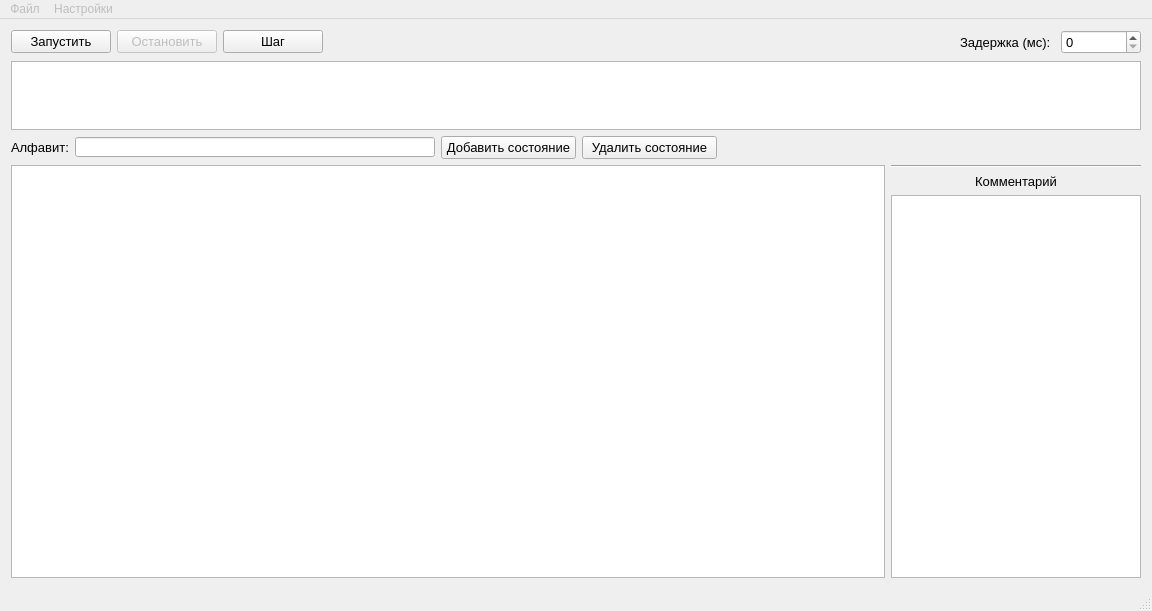
<?xml version="1.0" encoding="UTF-8"?>
<ui version="4.0">
 <class>MainWindow</class>
 <widget class="QMainWindow" name="MainWindow">
  <property name="geometry">
   <rect>
    <x>0</x>
    <y>0</y>
    <width>1152</width>
    <height>611</height>
   </rect>
  </property>
  <property name="minimumSize">
   <size>
    <width>700</width>
    <height>300</height>
   </size>
  </property>
  <property name="windowTitle">
   <string>MainWindow</string>
  </property>
  <widget class="QWidget" name="centralWidget">
   <layout class="QVBoxLayout" name="verticalLayout_2" stretch="0,0,0,0">
    <item>
     <layout class="QHBoxLayout" name="horizontalLayout_2">
      <item>
       <widget class="QPushButton" name="start">
        <property name="enabled">
         <bool>true</bool>
        </property>
        <property name="minimumSize">
         <size>
          <width>100</width>
          <height>0</height>
         </size>
        </property>
        <property name="font">
         <font>
          <pointsize>10</pointsize>
         </font>
        </property>
        <property name="text">
         <string>Запустить</string>
        </property>
       </widget>
      </item>
      <item>
       <widget class="QPushButton" name="stop">
        <property name="enabled">
         <bool>false</bool>
        </property>
        <property name="minimumSize">
         <size>
          <width>100</width>
          <height>0</height>
         </size>
        </property>
        <property name="font">
         <font>
          <pointsize>10</pointsize>
         </font>
        </property>
        <property name="text">
         <string>Остановить</string>
        </property>
       </widget>
      </item>
      <item>
       <widget class="QPushButton" name="step">
        <property name="minimumSize">
         <size>
          <width>100</width>
          <height>0</height>
         </size>
        </property>
        <property name="font">
         <font>
          <pointsize>10</pointsize>
         </font>
        </property>
        <property name="text">
         <string>Шаг</string>
        </property>
       </widget>
      </item>
      <item>
       <spacer name="horizontalSpacer_2">
        <property name="orientation">
         <enum>Qt::Horizontal</enum>
        </property>
        <property name="sizeHint" stdset="0">
         <size>
          <width>40</width>
          <height>20</height>
         </size>
        </property>
       </spacer>
      </item>
      <item>
       <widget class="QLabel" name="delay_label">
        <property name="minimumSize">
         <size>
          <width>95</width>
          <height>0</height>
         </size>
        </property>
        <property name="maximumSize">
         <size>
          <width>95</width>
          <height>16777215</height>
         </size>
        </property>
        <property name="font">
         <font>
          <pointsize>10</pointsize>
         </font>
        </property>
        <property name="text">
         <string>Задержка (мс):</string>
        </property>
       </widget>
      </item>
      <item>
       <widget class="QSpinBox" name="delay_box">
        <property name="minimumSize">
         <size>
          <width>80</width>
          <height>0</height>
         </size>
        </property>
        <property name="maximumSize">
         <size>
          <width>200</width>
          <height>16777215</height>
         </size>
        </property>
        <property name="baseSize">
         <size>
          <width>120</width>
          <height>0</height>
         </size>
        </property>
        <property name="font">
         <font>
          <pointsize>10</pointsize>
         </font>
        </property>
        <property name="cursor">
         <cursorShape>IBeamCursor</cursorShape>
        </property>
        <property name="maximum">
         <number>10000</number>
        </property>
        <property name="singleStep">
         <number>10</number>
        </property>
        <property name="value">
         <number>0</number>
        </property>
       </widget>
      </item>
     </layout>
    </item>
    <item>
     <layout class="QVBoxLayout" name="verticalLayout" stretch="0">
      <property name="spacing">
       <number>1</number>
      </property>
      <property name="sizeConstraint">
       <enum>QLayout::SetMinimumSize</enum>
      </property>
      <property name="topMargin">
       <number>1</number>
      </property>
      <item>
       <widget class="QTableWidget" name="Tape">
        <property name="sizePolicy">
         <sizepolicy hsizetype="Expanding" vsizetype="Fixed">
          <horstretch>0</horstretch>
          <verstretch>1</verstretch>
         </sizepolicy>
        </property>
        <property name="minimumSize">
         <size>
          <width>500</width>
          <height>69</height>
         </size>
        </property>
        <property name="maximumSize">
         <size>
          <width>16777215</width>
          <height>69</height>
         </size>
        </property>
        <property name="baseSize">
         <size>
          <width>20</width>
          <height>30</height>
         </size>
        </property>
        <property name="font">
         <font>
          <family>Segoe UI</family>
          <pointsize>10</pointsize>
         </font>
        </property>
        <property name="cursor" stdset="0">
         <cursorShape>IBeamCursor</cursorShape>
        </property>
        <property name="focusPolicy">
         <enum>Qt::ClickFocus</enum>
        </property>
        <property name="contextMenuPolicy">
         <enum>Qt::NoContextMenu</enum>
        </property>
        <property name="tabKeyNavigation">
         <bool>true</bool>
        </property>
        <property name="selectionMode">
         <enum>QAbstractItemView::NoSelection</enum>
        </property>
        <property name="rowCount">
         <number>0</number>
        </property>
        <property name="columnCount">
         <number>0</number>
        </property>
        <attribute name="horizontalHeaderVisible">
         <bool>true</bool>
        </attribute>
        <attribute name="horizontalHeaderCascadingSectionResizes">
         <bool>false</bool>
        </attribute>
        <attribute name="horizontalHeaderDefaultSectionSize">
         <number>22</number>
        </attribute>
        <attribute name="horizontalHeaderHighlightSections">
         <bool>true</bool>
        </attribute>
        <attribute name="horizontalHeaderMinimumSectionSize">
         <number>22</number>
        </attribute>
        <attribute name="verticalHeaderVisible">
         <bool>false</bool>
        </attribute>
        <attribute name="verticalHeaderCascadingSectionResizes">
         <bool>false</bool>
        </attribute>
        <attribute name="verticalHeaderDefaultSectionSize">
         <number>26</number>
        </attribute>
        <attribute name="verticalHeaderMinimumSectionSize">
         <number>26</number>
        </attribute>
       </widget>
      </item>
     </layout>
    </item>
    <item>
     <layout class="QHBoxLayout" name="horizontalLayout_3">
      <item>
       <layout class="QHBoxLayout" name="horizontalLayout">
        <property name="sizeConstraint">
         <enum>QLayout::SetNoConstraint</enum>
        </property>
        <item>
         <widget class="QLabel" name="ABC_label">
          <property name="font">
           <font>
            <pointsize>10</pointsize>
           </font>
          </property>
          <property name="text">
           <string>Алфавит:</string>
          </property>
         </widget>
        </item>
        <item>
         <widget class="QLineEdit" name="ABC_line">
          <property name="minimumSize">
           <size>
            <width>100</width>
            <height>0</height>
           </size>
          </property>
          <property name="maximumSize">
           <size>
            <width>500</width>
            <height>20</height>
           </size>
          </property>
          <property name="font">
           <font>
            <pointsize>10</pointsize>
           </font>
          </property>
          <property name="text">
           <string notr="true"/>
          </property>
         </widget>
        </item>
       </layout>
      </item>
      <item>
       <widget class="QPushButton" name="new_column">
        <property name="minimumSize">
         <size>
          <width>135</width>
          <height>0</height>
         </size>
        </property>
        <property name="font">
         <font>
          <pointsize>10</pointsize>
         </font>
        </property>
        <property name="text">
         <string>Добавить состояние</string>
        </property>
       </widget>
      </item>
      <item>
       <widget class="QPushButton" name="del_column">
        <property name="minimumSize">
         <size>
          <width>135</width>
          <height>0</height>
         </size>
        </property>
        <property name="font">
         <font>
          <pointsize>10</pointsize>
         </font>
        </property>
        <property name="text">
         <string>Удалить состояние</string>
        </property>
       </widget>
      </item>
      <item>
       <spacer name="horizontalSpacer">
        <property name="orientation">
         <enum>Qt::Horizontal</enum>
        </property>
        <property name="sizeHint" stdset="0">
         <size>
          <width>40</width>
          <height>20</height>
         </size>
        </property>
       </spacer>
      </item>
     </layout>
    </item>
    <item>
     <layout class="QHBoxLayout" name="horizontalLayout_4" stretch="1,0">
      <item>
       <widget class="QTableWidget" name="Table">
        <property name="sizePolicy">
         <sizepolicy hsizetype="Expanding" vsizetype="Expanding">
          <horstretch>0</horstretch>
          <verstretch>0</verstretch>
         </sizepolicy>
        </property>
        <property name="minimumSize">
         <size>
          <width>300</width>
          <height>100</height>
         </size>
        </property>
        <property name="baseSize">
         <size>
          <width>0</width>
          <height>0</height>
         </size>
        </property>
        <property name="font">
         <font>
          <family>Segoe UI</family>
          <pointsize>11</pointsize>
         </font>
        </property>
        <property name="cursor" stdset="0">
         <cursorShape>IBeamCursor</cursorShape>
        </property>
        <property name="selectionMode">
         <enum>QAbstractItemView::NoSelection</enum>
        </property>
        <property name="textElideMode">
         <enum>Qt::ElideMiddle</enum>
        </property>
        <attribute name="horizontalHeaderDefaultSectionSize">
         <number>60</number>
        </attribute>
        <attribute name="horizontalHeaderMinimumSectionSize">
         <number>52</number>
        </attribute>
       </widget>
      </item>
      <item>
       <layout class="QVBoxLayout" name="verticalLayout_3" stretch="0,0,1">
        <item>
         <widget class="Line" name="line">
          <property name="sizePolicy">
           <sizepolicy hsizetype="Minimum" vsizetype="Fixed">
            <horstretch>0</horstretch>
            <verstretch>0</verstretch>
           </sizepolicy>
          </property>
          <property name="orientation">
           <enum>Qt::Horizontal</enum>
          </property>
         </widget>
        </item>
        <item>
         <widget class="QLabel" name="com_label">
          <property name="font">
           <font>
            <pointsize>10</pointsize>
           </font>
          </property>
          <property name="cursor">
           <cursorShape>IBeamCursor</cursorShape>
          </property>
          <property name="layoutDirection">
           <enum>Qt::LeftToRight</enum>
          </property>
          <property name="text">
           <string>Комментарий</string>
          </property>
          <property name="alignment">
           <set>Qt::AlignCenter</set>
          </property>
         </widget>
        </item>
        <item>
         <widget class="QPlainTextEdit" name="comment">
          <property name="minimumSize">
           <size>
            <width>80</width>
            <height>100</height>
           </size>
          </property>
          <property name="maximumSize">
           <size>
            <width>250</width>
            <height>16777215</height>
           </size>
          </property>
          <property name="font">
           <font>
            <pointsize>10</pointsize>
           </font>
          </property>
          <property name="cursor" stdset="0">
           <cursorShape>IBeamCursor</cursorShape>
          </property>
         </widget>
        </item>
       </layout>
      </item>
     </layout>
    </item>
   </layout>
  </widget>
  <widget class="QMenuBar" name="menuBar">
   <property name="enabled">
    <bool>false</bool>
   </property>
   <property name="geometry">
    <rect>
     <x>0</x>
     <y>0</y>
     <width>1152</width>
     <height>21</height>
    </rect>
   </property>
   <widget class="QMenu" name="file">
    <property name="title">
     <string>Файл</string>
    </property>
   </widget>
   <widget class="QMenu" name="settings">
    <property name="title">
     <string>Настройки</string>
    </property>
   </widget>
   <addaction name="file"/>
   <addaction name="settings"/>
  </widget>
  <widget class="QStatusBar" name="statusBar"/>
 </widget>
 <layoutdefault spacing="6" margin="11"/>
 <resources/>
 <connections/>
</ui>
